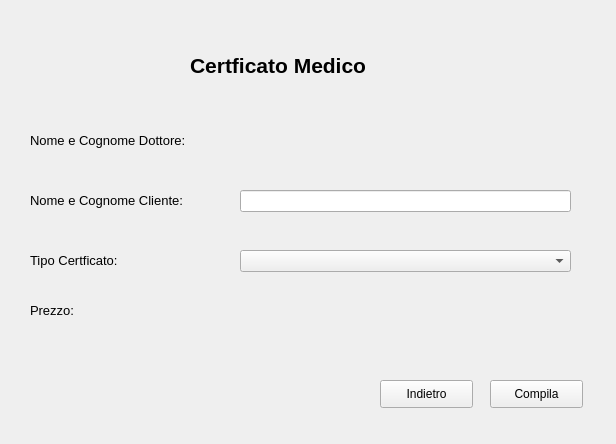
<?xml version="1.0" encoding="UTF-8"?>
<ui version="4.0">
 <class>Form</class>
 <widget class="QWidget" name="Form">
  <property name="geometry">
   <rect>
    <x>0</x>
    <y>0</y>
    <width>616</width>
    <height>444</height>
   </rect>
  </property>
  <property name="windowTitle">
   <string>Compila Certficato</string>
  </property>
  <widget class="QLabel" name="label">
   <property name="geometry">
    <rect>
     <x>30</x>
     <y>130</y>
     <width>221</width>
     <height>21</height>
    </rect>
   </property>
   <property name="font">
    <font>
     <pointsize>10</pointsize>
    </font>
   </property>
   <property name="text">
    <string>Nome e Cognome Dottore:</string>
   </property>
  </widget>
  <widget class="QLabel" name="label_2">
   <property name="geometry">
    <rect>
     <x>30</x>
     <y>190</y>
     <width>201</width>
     <height>21</height>
    </rect>
   </property>
   <property name="font">
    <font>
     <pointsize>10</pointsize>
    </font>
   </property>
   <property name="text">
    <string>Nome e Cognome Cliente:</string>
   </property>
  </widget>
  <widget class="QLabel" name="label_3">
   <property name="geometry">
    <rect>
     <x>30</x>
     <y>250</y>
     <width>191</width>
     <height>21</height>
    </rect>
   </property>
   <property name="font">
    <font>
     <pointsize>10</pointsize>
    </font>
   </property>
   <property name="text">
    <string>Tipo Certficato:</string>
   </property>
  </widget>
  <widget class="QLabel" name="label_4">
   <property name="geometry">
    <rect>
     <x>30</x>
     <y>300</y>
     <width>121</width>
     <height>21</height>
    </rect>
   </property>
   <property name="font">
    <font>
     <pointsize>10</pointsize>
    </font>
   </property>
   <property name="text">
    <string>Prezzo:</string>
   </property>
  </widget>
  <widget class="QLabel" name="label_5">
   <property name="geometry">
    <rect>
     <x>260</x>
     <y>130</y>
     <width>311</width>
     <height>16</height>
    </rect>
   </property>
   <property name="text">
    <string/>
   </property>
  </widget>
  <widget class="QLineEdit" name="lineEdit">
   <property name="geometry">
    <rect>
     <x>240</x>
     <y>190</y>
     <width>331</width>
     <height>22</height>
    </rect>
   </property>
  </widget>
  <widget class="QComboBox" name="comboBox">
   <property name="geometry">
    <rect>
     <x>240</x>
     <y>250</y>
     <width>331</width>
     <height>22</height>
    </rect>
   </property>
  </widget>
  <widget class="QPushButton" name="pushButton">
   <property name="geometry">
    <rect>
     <x>490</x>
     <y>380</y>
     <width>93</width>
     <height>28</height>
    </rect>
   </property>
   <property name="text">
    <string>Compila</string>
   </property>
  </widget>
  <widget class="QPushButton" name="pushButton_2">
   <property name="geometry">
    <rect>
     <x>380</x>
     <y>380</y>
     <width>93</width>
     <height>28</height>
    </rect>
   </property>
   <property name="text">
    <string>Indietro</string>
   </property>
  </widget>
  <widget class="QLabel" name="label_6">
   <property name="geometry">
    <rect>
     <x>240</x>
     <y>310</y>
     <width>331</width>
     <height>16</height>
    </rect>
   </property>
   <property name="font">
    <font>
     <pointsize>10</pointsize>
    </font>
   </property>
   <property name="text">
    <string/>
   </property>
  </widget>
  <widget class="QLabel" name="label_7">
   <property name="geometry">
    <rect>
     <x>190</x>
     <y>40</y>
     <width>251</width>
     <height>51</height>
    </rect>
   </property>
   <property name="font">
    <font>
     <pointsize>16</pointsize>
     <weight>75</weight>
     <bold>true</bold>
    </font>
   </property>
   <property name="text">
    <string>Certficato Medico</string>
   </property>
  </widget>
 </widget>
 <resources/>
 <connections/>
</ui>
